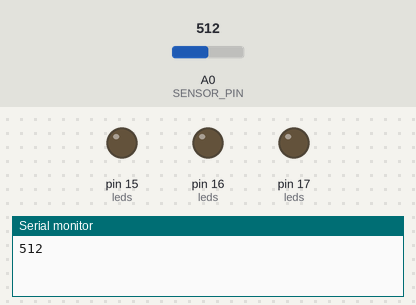
Bench run of a sketch on a simulated Arduino Nano, built with avr-gcc and run on an emulated ATmega328P. Parts: output pins drawn as LEDs (lit = HIGH), the last lines printed to the serial monitor. The test bench sets the inputs (shaded band); at power-on: A0 (SENSOR_PIN) = 512.

Above: at 0.05 s.
At 0.38 s:
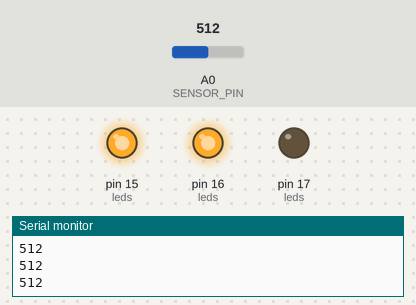
At 0.71 s:
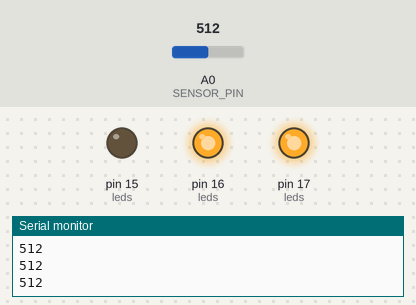
At 1.49 s:
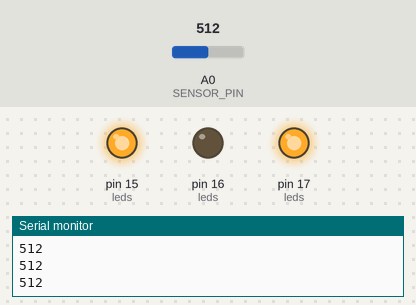
At 2.26 s:
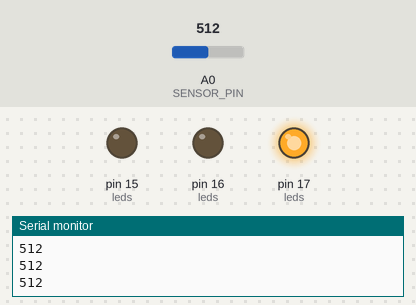
At 2.92 s:
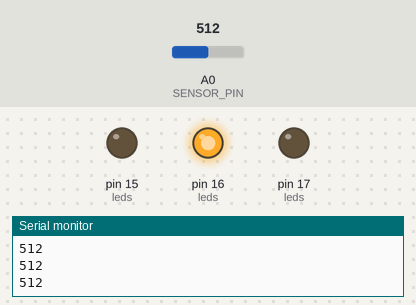
Timing chart, 0 to 3.2 s (numbered marks = the images above):
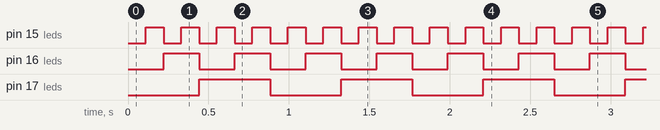

Measured:
- by itself, pin 15 (leds): alternates HIGH for 0.11 s and LOW for 0.11 s
- by itself, pin 16 (leds): alternates HIGH for 0.22 s and LOW for 0.22 s
- by itself, pin 17 (leds): alternates HIGH for 0.44 s and LOW for 0.44 s

The sketch:

nano-test-hw.ino
```cpp
#define NUM_OF_LEDS 3

#define LED_GREEN   15
#define LED_YELLOW  16
#define LED_RED     17

#define SENSOR_PIN  A0

int leds[NUM_OF_LEDS] = {LED_GREEN, LED_YELLOW, LED_RED};
int counter;

// print the first NUM_OF_LEDS bits of value to the LEDs
void set_leds(int value) {
    for (int i = 0; i < NUM_OF_LEDS; i++) {
        digitalWrite(leds[i], value & (0x1 << i));

    }
}

// Because the LDR is a high impedance sensor,
// first switch the MUX of the ADC, then wait
// a bit so the ADC value can change, then sample.
int get_sensor() {
    int value;
    // set_leds(1); // used to visualize sampling ADC delay
    analogRead(SENSOR_PIN);
    delay(10);
    value =  analogRead(SENSOR_PIN);
    // set_leds(0); // used to visualize sampling ADC delay
    return value;
}

void setup() {
    for (int i = 0; i < NUM_OF_LEDS; i++) {
        pinMode(leds[i], OUTPUT);
        digitalWrite(leds[i], LOW);
    }
    Serial.begin(9600);
}

void loop() {
    set_leds(counter++);
    Serial.println(get_sensor());
    delay(100);
}
```
